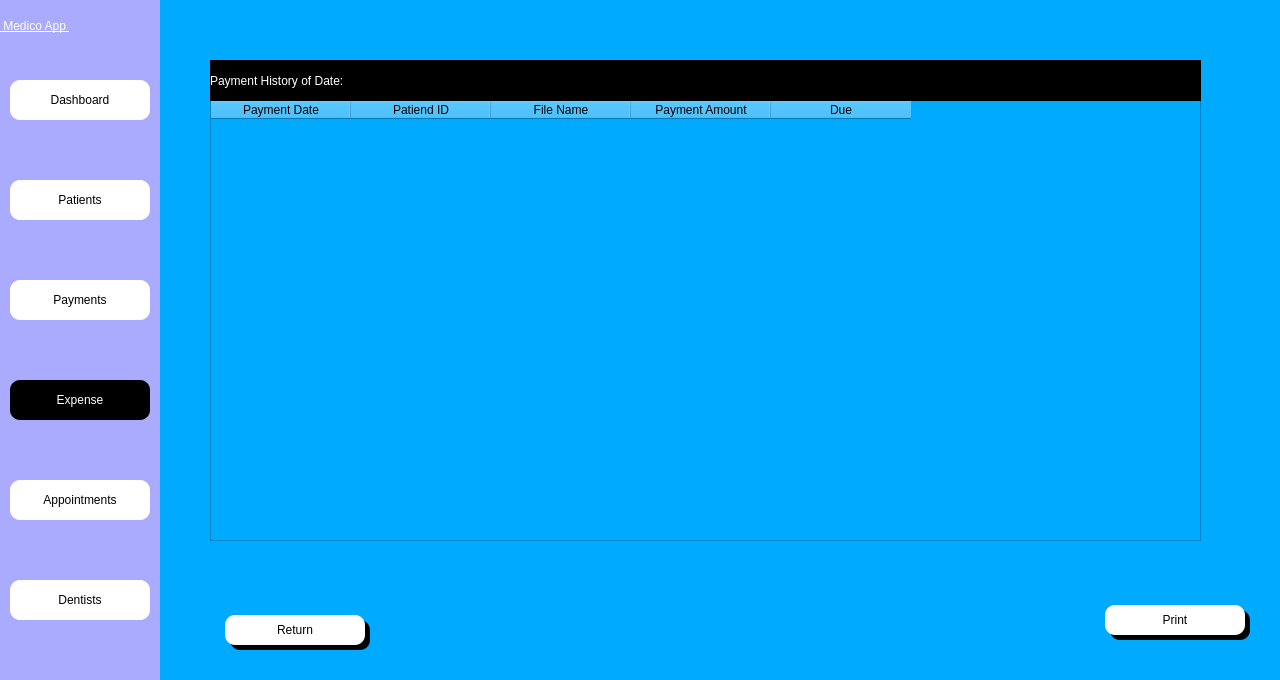
<?xml version="1.0" encoding="UTF-8"?>
<ui version="4.0">
 <class>Dialog</class>
 <widget class="QDialog" name="Dialog">
  <property name="geometry">
   <rect>
    <x>0</x>
    <y>0</y>
    <width>1280</width>
    <height>680</height>
   </rect>
  </property>
  <property name="windowTitle">
   <string>Dialog</string>
  </property>
  <property name="styleSheet">
   <string notr="true">background-color: rgb(0, 170, 255);</string>
  </property>
  <widget class="QWidget" name="side_bar" native="true">
   <property name="geometry">
    <rect>
     <x>0</x>
     <y>0</y>
     <width>160</width>
     <height>681</height>
    </rect>
   </property>
   <property name="styleSheet">
    <string notr="true">background-color: rgb(170, 255, 255);
background-color: rgb(170, 170, 255);</string>
   </property>
   <widget class="QPushButton" name="patient_btn">
    <property name="geometry">
     <rect>
      <x>10</x>
      <y>180</y>
      <width>140</width>
      <height>40</height>
     </rect>
    </property>
    <property name="styleSheet">
     <string notr="true">QPushButton{


font:  14pt &quot;Segoe UI &quot;;
background-color: rgb(255, 255, 255);
border-top-left-radius:10px;
border-bottom-left-radius:10px;
border-top-right-radius:10px;
border-bottom-right-radius:10px;}
QPushButton:hover{
	background-color: rgb(161, 161, 161);
	color: rgb(255, 255, 255);
}
QPushButton:focus{
	background-color: rgb(161, 161, 161);
	color: rgb(255, 255, 255);
}</string>
    </property>
    <property name="text">
     <string>Patients</string>
    </property>
    <property name="icon">
     <iconset>
      <normaloff>../Medico_modern/patientdownload .png</normaloff>../Medico_modern/patientdownload .png</iconset>
    </property>
   </widget>
   <widget class="QPushButton" name="appointment_btn">
    <property name="geometry">
     <rect>
      <x>10</x>
      <y>480</y>
      <width>140</width>
      <height>40</height>
     </rect>
    </property>
    <property name="styleSheet">
     <string notr="true">QPushButton{


font:  14pt &quot;Segoe UI &quot;;
background-color: rgb(255, 255, 255);
border-top-left-radius:10px;
border-bottom-left-radius:10px;
border-top-right-radius:10px;
border-bottom-right-radius:10px;}
QPushButton:hover{
	background-color: rgb(161, 161, 161);
	color: rgb(255, 255, 255);
}
QPushButton:focus{
	background-color: rgb(161, 161, 161);
	color: rgb(255, 255, 255);
}</string>
    </property>
    <property name="text">
     <string>Appointments</string>
    </property>
    <property name="icon">
     <iconset>
      <normaloff>../Medico_modern/appointmentdownload (1).png</normaloff>../Medico_modern/appointmentdownload (1).png</iconset>
    </property>
   </widget>
   <widget class="QPushButton" name="dentist_btn">
    <property name="geometry">
     <rect>
      <x>10</x>
      <y>580</y>
      <width>140</width>
      <height>40</height>
     </rect>
    </property>
    <property name="styleSheet">
     <string notr="true">QPushButton{


font:  14pt &quot;Segoe UI &quot;;
background-color: rgb(255, 255, 255);
border-top-left-radius:10px;
border-bottom-left-radius:10px;
border-top-right-radius:10px;
border-bottom-right-radius:10px;}
QPushButton:hover{
	background-color: rgb(161, 161, 161);
	color: rgb(255, 255, 255);
}
QPushButton:focus{
	background-color: rgb(161, 161, 161);
	color: rgb(255, 255, 255);
}</string>
    </property>
    <property name="text">
     <string>Dentists</string>
    </property>
    <property name="icon">
     <iconset>
      <normaloff>../Medico_modern/dentistimages.png</normaloff>../Medico_modern/dentistimages.png</iconset>
    </property>
   </widget>
   <widget class="QPushButton" name="payment_btn">
    <property name="geometry">
     <rect>
      <x>10</x>
      <y>280</y>
      <width>140</width>
      <height>40</height>
     </rect>
    </property>
    <property name="styleSheet">
     <string notr="true">QPushButton{


font:  14pt &quot;Segoe UI &quot;;
background-color: rgb(255, 255, 255);
border-top-left-radius:10px;
border-bottom-left-radius:10px;
border-top-right-radius:10px;
border-bottom-right-radius:10px;}
QPushButton:hover{
	background-color: rgb(161, 161, 161);
	color: rgb(255, 255, 255);
}
QPushButton:focus{
	background-color: rgb(161, 161, 161);
	color: rgb(255, 255, 255);
}</string>
    </property>
    <property name="text">
     <string>Payments</string>
    </property>
    <property name="icon">
     <iconset>
      <normaloff>../Medico_modern/billingdownload (1).png</normaloff>../Medico_modern/billingdownload (1).png</iconset>
    </property>
   </widget>
   <widget class="QPushButton" name="expense_btn">
    <property name="geometry">
     <rect>
      <x>10</x>
      <y>380</y>
      <width>140</width>
      <height>40</height>
     </rect>
    </property>
    <property name="styleSheet">
     <string notr="true">
QPushButton{


font:  14pt &quot;Segoe UI &quot;;
background-color: rgb(255, 255, 255);
border-top-left-radius:10px;
border-bottom-left-radius:10px;
border-top-right-radius:10px;
border-bottom-right-radius:10px;

	background-color: rgb(0, 0, 0);
	color: rgb(255, 255, 255);
}

QPushButton:hover{
	background-color: rgb(161, 161, 161);
	color: rgb(255, 255, 255);
}

QPushButton:focus{
	background-color: rgb(0, 0, 0);
	color: rgb(255, 255, 255);
}</string>
    </property>
    <property name="text">
     <string>Expense</string>
    </property>
    <property name="icon">
     <iconset>
      <normaloff>../Medico_modern/billingdownload (1).png</normaloff>../Medico_modern/billingdownload (1).png</iconset>
    </property>
   </widget>
   <widget class="QPushButton" name="dash_btn">
    <property name="geometry">
     <rect>
      <x>10</x>
      <y>80</y>
      <width>140</width>
      <height>40</height>
     </rect>
    </property>
    <property name="styleSheet">
     <string notr="true">QPushButton{


font:  14pt &quot;Segoe UI &quot;;
background-color: rgb(255, 255, 255);
border-top-left-radius:10px;
border-bottom-left-radius:10px;
border-top-right-radius:10px;
border-bottom-right-radius:10px;}
QPushButton:hover{
	background-color: rgb(161, 161, 161);
	color: rgb(255, 255, 255);
}
QPushButton:focus{
	background-color: rgb(161, 161, 161);
	color: rgb(255, 255, 255);
}</string>
    </property>
    <property name="text">
     <string>Dashboard</string>
    </property>
    <property name="icon">
     <iconset>
      <normaloff>../Medico_modern/patientdownload .png</normaloff>../Medico_modern/patientdownload .png</iconset>
    </property>
   </widget>
   <widget class="QLabel" name="label_4">
    <property name="geometry">
     <rect>
      <x>0</x>
      <y>0</y>
      <width>161</width>
      <height>51</height>
     </rect>
    </property>
    <property name="styleSheet">
     <string notr="true">font: 20pt &quot;MS Shell Dlg 2&quot;;
font: 75 20pt &quot;MS Shell Dlg 2&quot;;
text-decoration: underline;
font: 22pt &quot;MS Shell Dlg 2&quot;;
background-color: rgba(255, 255, 255,0);
color: rgb(255, 255, 255);
</string>
    </property>
    <property name="text">
     <string> Medico App </string>
    </property>
   </widget>
  </widget>
  <widget class="QTableWidget" name="paymentTable">
   <property name="geometry">
    <rect>
     <x>210</x>
     <y>100</y>
     <width>991</width>
     <height>441</height>
    </rect>
   </property>
   <property name="focusPolicy">
    <enum>Qt::ClickFocus</enum>
   </property>
   <property name="styleSheet">
    <string notr="true">background-color: rgba(255, 255, 255,.9);

font:  12pt &quot;Segoe UI &quot;;</string>
   </property>
   <attribute name="horizontalHeaderDefaultSectionSize">
    <number>140</number>
   </attribute>
   <column>
    <property name="text">
     <string>Payment Date</string>
    </property>
   </column>
   <column>
    <property name="text">
     <string>Patiend ID</string>
    </property>
   </column>
   <column>
    <property name="text">
     <string>File Name</string>
    </property>
   </column>
   <column>
    <property name="text">
     <string>Payment Amount</string>
    </property>
   </column>
   <column>
    <property name="text">
     <string>Due</string>
    </property>
   </column>
  </widget>
  <widget class="QLabel" name="payment_title">
   <property name="geometry">
    <rect>
     <x>210</x>
     <y>60</y>
     <width>991</width>
     <height>41</height>
    </rect>
   </property>
   <property name="styleSheet">
    <string notr="true">
color: rgb(255, 255, 255);
background-color: rgb(0, 0, 0);

font:  14pt &quot;Segoe UI &quot;;</string>
   </property>
   <property name="text">
    <string>Payment History of Date: </string>
   </property>
  </widget>
  <widget class="QPushButton" name="return_btn">
   <property name="geometry">
    <rect>
     <x>225</x>
     <y>615</y>
     <width>140</width>
     <height>30</height>
    </rect>
   </property>
   <property name="styleSheet">
    <string notr="true">QPushButton{


font:  14pt &quot;Segoe UI &quot;;
background-color: rgb(255, 255, 255);
border-top-left-radius:10px;
border-bottom-left-radius:10px;
border-top-right-radius:10px;
border-bottom-right-radius:10px;}
QPushButton:hover{
	background-color: rgb(161, 161, 161);
	color: rgb(255, 255, 255);
}
QPushButton:focus{
	background-color: rgb(161, 161, 161);
	color: rgb(255, 255, 255);
}</string>
   </property>
   <property name="text">
    <string>Return</string>
   </property>
   <property name="icon">
    <iconset>
     <normaloff>../Medico_modern/billingdownload (1).png</normaloff>../Medico_modern/billingdownload (1).png</iconset>
   </property>
  </widget>
  <widget class="QLabel" name="label_3">
   <property name="geometry">
    <rect>
     <x>230</x>
     <y>620</y>
     <width>140</width>
     <height>30</height>
    </rect>
   </property>
   <property name="styleSheet">
    <string notr="true">background-color: rgb(0, 0, 0);
font: 12pt &quot;MS Shell Dlg 2&quot;;
border-top-left-radius:10px;
border-bottom-left-radius:10px;
border-top-right-radius:10px;
border-bottom-right-radius:10px;
color: rgb(255, 255, 255);
</string>
   </property>
   <property name="text">
    <string/>
   </property>
  </widget>
  <widget class="QLabel" name="label">
   <property name="geometry">
    <rect>
     <x>160</x>
     <y>0</y>
     <width>1121</width>
     <height>680</height>
    </rect>
   </property>
   <property name="text">
    <string/>
   </property>
   <property name="pixmap">
    <pixmap>../Images/the-humble-co-cADflhZzgyo-unsplash.jpg</pixmap>
   </property>
   <property name="scaledContents">
    <bool>true</bool>
   </property>
  </widget>
  <widget class="QPushButton" name="print_btn">
   <property name="geometry">
    <rect>
     <x>1105</x>
     <y>605</y>
     <width>140</width>
     <height>30</height>
    </rect>
   </property>
   <property name="styleSheet">
    <string notr="true">QPushButton{


font:  14pt &quot;Segoe UI &quot;;
background-color: rgb(255, 255, 255);
border-top-left-radius:10px;
border-bottom-left-radius:10px;
border-top-right-radius:10px;
border-bottom-right-radius:10px;}
QPushButton:hover{
	background-color: rgb(161, 161, 161);
	color: rgb(255, 255, 255);
}
QPushButton:focus{
	background-color: rgb(161, 161, 161);
	color: rgb(255, 255, 255);
}</string>
   </property>
   <property name="text">
    <string>Print</string>
   </property>
   <property name="icon">
    <iconset>
     <normaloff>../Medico_modern/billingdownload (1).png</normaloff>../Medico_modern/billingdownload (1).png</iconset>
   </property>
  </widget>
  <widget class="QLabel" name="label_5">
   <property name="geometry">
    <rect>
     <x>1110</x>
     <y>610</y>
     <width>140</width>
     <height>30</height>
    </rect>
   </property>
   <property name="styleSheet">
    <string notr="true">background-color: rgb(0, 0, 0);
font: 12pt &quot;MS Shell Dlg 2&quot;;
border-top-left-radius:10px;
border-bottom-left-radius:10px;
border-top-right-radius:10px;
border-bottom-right-radius:10px;
color: rgb(255, 255, 255);
</string>
   </property>
   <property name="text">
    <string>Print</string>
   </property>
  </widget>
  <zorder>label</zorder>
  <zorder>side_bar</zorder>
  <zorder>paymentTable</zorder>
  <zorder>payment_title</zorder>
  <zorder>label_3</zorder>
  <zorder>return_btn</zorder>
  <zorder>label_5</zorder>
  <zorder>print_btn</zorder>
 </widget>
 <tabstops>
  <tabstop>expense_btn</tabstop>
  <tabstop>appointment_btn</tabstop>
  <tabstop>dentist_btn</tabstop>
  <tabstop>print_btn</tabstop>
  <tabstop>return_btn</tabstop>
  <tabstop>dash_btn</tabstop>
  <tabstop>patient_btn</tabstop>
  <tabstop>payment_btn</tabstop>
 </tabstops>
 <resources/>
 <connections/>
</ui>
